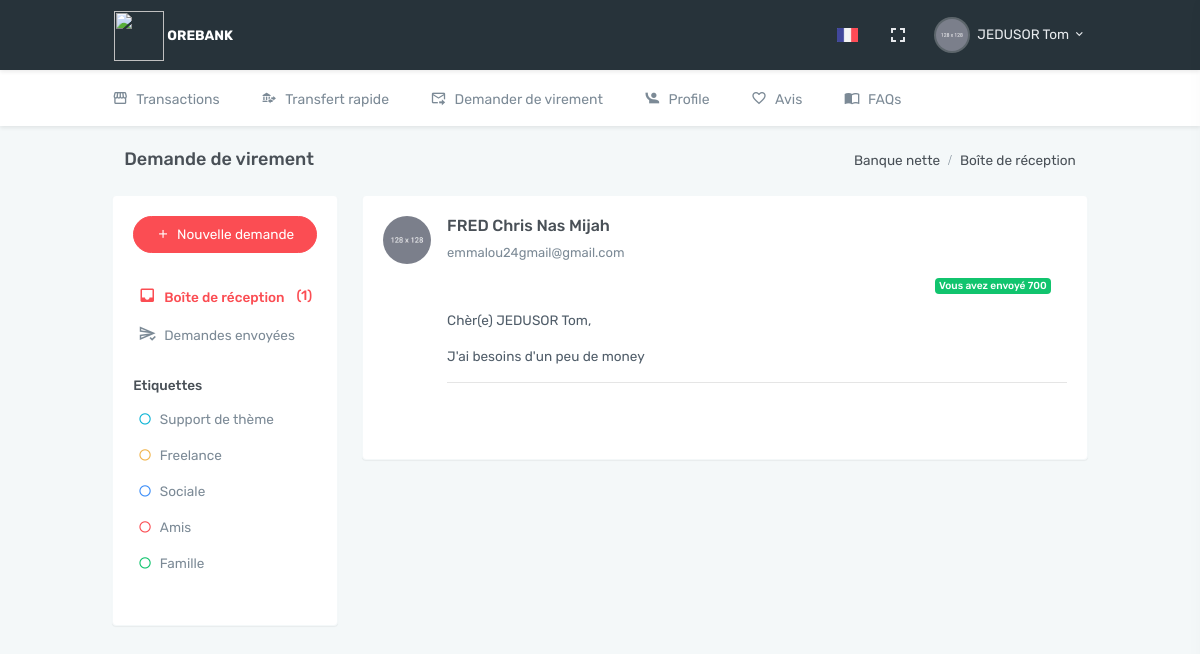
/site/dist/inbox_read.php?request_id=100009035 (signed in), run on the app's committed database.
### tables this page shows
CREATE TABLE `tbl_customer` (
  `account_no` int(9) NOT NULL,
  `full_name` char(100) NOT NULL,
  `gender` char(10) NOT NULL,
  `birth_date` date NOT NULL,
  `mobile` char(15) NOT NULL,
  `email` char(100) NOT NULL
);

CREATE TABLE `tbl_requests` (
  `request_id` int(10) NOT NULL,
  `account_no` int(9) NOT NULL,
  `to_account` int(9) NOT NULL,
  `amount` int(10) NOT NULL,
  `message` varchar(1000) NOT NULL,
  `hasViewed` tinyint(1) NOT NULL DEFAULT 0,
  `status` char(15) NOT NULL,
  `request_date` datetime NOT NULL
);

### site/dist/inbox_read.php (the view, shortened to what this page needs)
<?php
    include('connect.php');
    if(isset($_SESSION["s_account_no"]) && isset($_SESSION['s_login']))
    {
        $Account_no = $_SESSION["s_account_no"];
        $query_customer = "SELECT * FROM tbl_customer WHERE account_no='$Account_no'";
        $result_customer = mysqli_query($con, $query_customer);
        $row_customer = mysqli_fetch_array($result_customer);
        if(isset($_GET['request_id']))
        {
            $request_id = intval($_GET['request_id']);
            $request_details = mysqli_query($con,"SELECT * FROM tbl_requests WHERE request_id=$request_id");
            $row_request = mysqli_fetch_array($request_details);
            $sender_account_no = $row_request['account_no'];
            $query_for_sender_details = "SELECT * FROM tbl_customer WHERE account_no = $sender_account_no";
            $result_sender_details = mysqli_query($con,$query_for_sender_details);
            $row_sender = mysqli_fetch_array($result_sender_details);
        }
        else {
            header('location: inbox.php');
        }
    } else {
        header("location:http://localhost/online-banking/site/dist/auth_login.php");
    }
?>
<!doctype html>
<html lang="en">
    <head>
        <link href="assets/libs/summernote/summernote-bs4.css" rel="stylesheet" type="text/css" />
        <link href="assets/libs/sweetalert2/sweetalert2.min.css" rel="stylesheet" type="text/css" />
        <link href="assets/css/bootstrap.min.css" rel="stylesheet" type="text/css" />
        <link href="assets/css/icons.min.css" rel="stylesheet" type="text/css" />
        <link href="assets/css/app.min.css" rel="stylesheet" type="text/css" />
    </head>
    <body data-topbar="dark" data-layout="horizontal">
        <div id="layout-wrapper">
            <header id="page-topbar">
                <div class="navbar-header">
                    <div class="d-flex">
                        <div class="navbar-brand-box">
                            <a href="index.php" class="logo logo-light">
                                <span class="logo-lg text-white">
                                    <img src="assets/images/welcome-to-smartbank.png" alt="" height="50"> <b> OREBANK</b>
                                </span>
                            </a>
                        </div>
                    </div>
                    <div class="d-flex">
                        <div class="dropdown d-inline-block">
                            <button type="button" class="btn header-item waves-effect" id="page-header-user-dropdown"
                                data-toggle="dropdown" aria-haspopup="true" aria-expanded="false">
                                <img class="" src="assets/images/flags/french.jpg"alt="Header Language" height="14">
                            </button>
                        </div>
                        <div class="dropdown d-none d-lg-inline-block ml-1">
                            <button type="button" class="btn header-item noti-icon waves-effect" data-toggle="fullscreen">
                                <i class="mdi mdi-fullscreen"></i>
                            </button>
                        </div>
                        <div class="dropdown d-inline-block">
                            <button type="button" class="btn header-item waves-effect" id="page-header-user-dropdown"
                                data-toggle="dropdown" aria-haspopup="true" aria-expanded="false">
                                <img class="rounded-circle header-profile-user" src="assets/images/users/avatar-1.jpg"
                                    alt="Header Avatar">
                                <span class="d-none d-sm-inline-block ml-1"><?php echo $row_customer['full_name'] ?></span>
                                <i class="mdi mdi-chevron-down d-none d-sm-inline-block"></i>
                            </button>
                        </div>
                    </div>
                </div>
            </header>
            <div class="topnav">
                <div class="container-fluid">
                    <nav class="navbar navbar-light navbar-expand-lg topnav-menu">
                        <div class="collapse navbar-collapse" id="topnav-menu-content">
                            <ul class="navbar-nav">
                                <li class="nav-item">
                                    <a class="nav-link" href="index.php">
                                        <i class="mdi mdi-storefront mr-2"></i>Transactions
                                    </a>
                                </li>
                                <li class="nav-item">
                                    <a class="nav-link" href="quick_transfer.php">
                                        <i class="mdi mdi-bank-transfer mr-2"></i>Transfert rapide
                                    </a>
                                </li>
                                <li class="nav-item">
                                    <a class="nav-link" href="inbox.php">
                                        <i class="mdi mdi mdi-email-send-outline mr-2"></i>Demander de virement
                                    </a>
                                </li>
                                <li class="nav-item">
                                    <a class="nav-link" href="profile.php">
                                        <i class="mdi mdi mdi mdi mdi-human-greeting  mr-2"></i>Profile
                                    </a>
                                </li>
                                <li class="nav-item">
                                    <a class="nav-link" href="feedback.php">
                                        <i class="mdi mdi mdi mdi-heart-outline mr-2"></i>Avis
                                    </a>
                                </li>
                                <li class="nav-item">
                                    <a class="nav-link" href="FAQs.php">
                                        <i class="mdi mdi-book-open-variant mr-2"></i>FAQs
                                    </a>
                                </li>
                            </ul>
                        </div>
                    </nav>
                </div>
            </div>
            <div class="main-content">
                <div class="page-content">
                    <div class="container-fluid">
                            <div class="col-12">
                                <div class="page-title-box d-flex align-items-center justify-content-between">
                                    <h4 class="mb-0 font-size-18">Demande de virement</h4>
                                    <div class="page-title-right">
                                        <ol class="breadcrumb m-0">
                                            <li class="breadcrumb-item"><a href="javascript: void(0);">Banque nette</a></li>
                                            <li class="breadcrumb-item"><a href="javascript: void(0);">Boîte de réception</a></li>
                                        </ol>
                                    </div>
                                </div>
                            </div>
                        <div class="row mb-4">
                            <div class="col-xl-3">
                                <div class="card h-100">
                                    <div class="card-body email-leftbar">
                                        <a href="request_money.php" class="btn btn-danger btn-block btn-rounded waves-effect waves-light"><i class="mdi mdi-plus mr-1"></i> Nouvelle demande</a>
                                        <div class="mail-list mt-4">
                                            <?php
                                                $query_for_no_of_requests = "SELECT * FROM tbl_requests where to_account = $Account_no";
                                                $no_of_requests_result = mysqli_query($con,$query_for_no_of_requests);
                                                $no_of_requests = mysqli_num_rows($no_of_requests_result);
                                            ?>
                                            <a href="inbox.php" class="active"><i class="mdi mdi-inbox mr-2"></i>Boîte de réception  <span class="ml-1 float-right">(<?php echo $no_of_requests; ?>)</span></a>
                                            <a href="send_requests.php"><i class="mdi mdi-send-check-outline mr-2"></i>Demandes envoyées</a>
                                        </div>
                                        <div>
                                            <h6 class="mt-4">Etiquettes</h6>
                                            <div class="mail-list mt-1">
                                                <a href="#"><span class="mdi mdi-circle-outline mr-2 text-info"></span>Support de thème</a>
                                                <a href="#"><span class="mdi mdi-circle-outline mr-2 text-warning"></span>Freelance</a>
                                                <a href="#"><span class="mdi mdi-circle-outline mr-2 text-primary"></span>Sociale</a>
                                                <a href="#"><span class="mdi mdi-circle-outline mr-2 text-danger"></span>Amis</a>
                                                <a href="#"><span class="mdi mdi-circle-outline mr-2 text-success"></span>Famille</a>
                                            </div>
                                        </div>
                                    </div>
                                </div>
                            </div>
                            <div class="col-xl-9">
                                <div class="card mb-0">
                                    <div class="card-body">
                                        <div class="media mb-4">
                                            <img class="d-flex mr-3 rounded-circle avatar-sm" src="assets/images/users/avatar-1.jpg" alt="Generic placeholder image">
                                            <div class="media-body">
                                                <h4 class="font-size-16"><?php echo $row_sender['full_name']; ?></h4>
                                                <p class="text-muted font-size-13"><?php echo $row_sender['email']; ?></p>
                                                <div class="btn-toolbar justify-content-md-end" role="toolbar">
                                            <div class="btn-group ml-md-2 mb-3">
                                                <?php
                                                    if($row_request['status'] != 'sent')
                                                    {
                                                        $amount = $row_request['amount'];
                                                        $status = "<span class='badge-danger badge mr-3'>Demande de ".$amount."</span>";
                                                    }
                                                    else
                                                    {
                                                        $amount = $row_request['amount'];
                                                        $status = "<span class='badge-success badge mr-3'>Vous avez envoyé ".$amount."</span>";
                                                    }
                                                    echo $status;
                                                ?>
                                            </div>
                                        </div>
                                        <p>Chèr(e) <?php echo $row_customer['full_name'];?>,</p>
                                        <p><?php echo $row_request['message']; ?></p>
                                        <hr/>
                                                <div class="btn-toolbar justify-content-md-end" role="toolbar">
                                    </div>
                                </div>
                            </div>
                        </div>
                    </div>
                </div>
            </div>
        </div>
    </body>
</html>

### data on the page
tbl_customer: full_name "JEDUSOR Tom"
tbl_customer: full_name "FRED Chris Nas Mijah", email "emmalou24gmail@gmail.com"
tbl_requests: amount "700", message "J'ai besoins d'un peu de money"

### other printed values
$no_of_requests "1"
